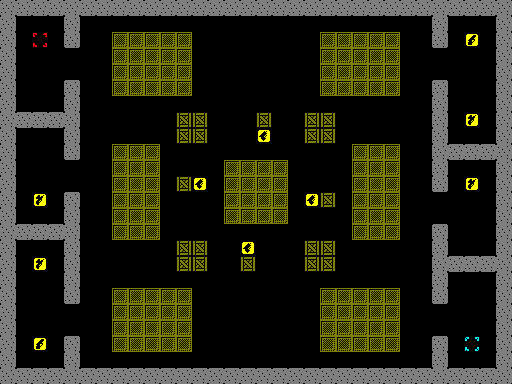

Rendered tile map (Tiled .tmx) drawn with the repository's tilesets; below, a short description and the map source with its tile grids summarised:
An orthogonal 32x24 tile map with 16x16 px tiles, 1 tile layer (tile_market), 12 hidden layers not drawn and 10 objects (10x hill).

<map version="1.0" tiledversion="1.0.3" orientation="orthogonal" renderorder="right-down" width="32" height="24" tilewidth="16" tileheight="16" nextobjectid="12">
 <tileset firstgid="1" name="pvp-tiled" tilewidth="16" tileheight="16" tilecount="96" columns="16">
  <image source="pvp-tiled.png" width="266" height="98" />
  <tile id="0">
   <properties>
    <property name="#stencil" value="#" />
   </properties>
  </tile>
  <tile id="1">
   <properties>
    <property name="#stencil" value="Z" />
   </properties>
  </tile>
  <tile id="2">
   <properties>
    <property name="#stencil" value="I" />
   </properties>
  </tile>
  <tile id="3">
   <properties>
    <property name="#stencil" value="-" />
   </properties>
  </tile>
  <tile id="4">
   <properties>
    <property name="#stencil" value="=" />
   </properties>
  </tile>
  <tile id="5">
   <properties>
    <property name="#stencil" value="A" />
   </properties>
  </tile>
  <tile id="6">
   <properties>
    <property name="#stencil" value="B" />
   </properties>
  </tile>
  <tile id="7">
   <properties>
    <property name="#stencil" value="C" />
   </properties>
  </tile>
  <tile id="8">
   <properties>
    <property name="#stencil" value="D" />
   </properties>
  </tile>
  <tile id="9">
   <properties>
    <property name="#stencil" value="O" />
   </properties>
  </tile>
  <tile id="10">
   <properties>
    <property name="#stencil" value="v" />
   </properties>
  </tile>
  <tile id="11">
   <properties>
    <property name="#stencil" value="^" />
   </properties>
  </tile>
  <tile id="12">
   <properties>
    <property name="#stencil" value="@" />
   </properties>
  </tile>
  <tile id="13">
   <properties>
    <property name="#stencil" value="X" />
   </properties>
  </tile>
  <tile id="14">
   <properties>
    <property name="#stencil" value="" />
   </properties>
  </tile>
  <tile id="15">
   <properties>
    <property name="#stencil" value="L" />
   </properties>
  </tile>
  <tile id="16">
   <properties>
    <property name="#stencil" value="" />
   </properties>
  </tile>
  <tile id="17">
   <properties>
    <property name="#stencil" value="a" />
   </properties>
  </tile>
  <tile id="18">
   <properties>
    <property name="#stencil" value="b" />
   </properties>
  </tile>
  <tile id="19">
   <properties>
    <property name="#stencil" value="c" />
   </properties>
  </tile>
  <tile id="20">
   <properties>
    <property name="#stencil" value="d" />
   </properties>
  </tile>
  <tile id="32">
   <properties>
    <property name="#stencil" value="1" />
   </properties>
  </tile>
  <tile id="33">
   <properties>
    <property name="#stencil" value="2" />
   </properties>
  </tile>
 </tileset>
 <layer name="wallpaper_diamonds" width="32" height="24" visible="0">
  <data>[768 cells, 768 non-empty, 1 distinct tile ids]</data>
 </layer>
 <layer name="wallpaper_dirt" width="32" height="24" visible="0">
  <data>[768 cells, 768 non-empty, 2 distinct tile ids]</data>
 </layer>
 <layer name="wallpaper_iron" width="32" height="24" visible="0">
  <data>[768 cells, 768 non-empty, 1 distinct tile ids]</data>
 </layer>
 <objectgroup name="scene_test" visible="0">
  <properties>
   <property name="#stencil" value="stencil_test" />
   <property name="#tile" value="tile_test" />
   <property name="mapWallpaper" value="&quot;diamonds&quot;" />
   <property name="set" value="{&quot;_&quot;:[&quot;stencil&quot;,&quot;stageModel&quot;]}" />
  </properties>
 </objectgroup>
 <layer name="tile_test" width="32" height="24" visible="0">
  <data>[768 cells, 182 non-empty, 21 distinct tile ids]</data>
 </layer>
 <objectgroup name="stencil_test" visible="0">
  <object id="4" name="hill" x="224" y="176" width="64" height="32" />
 </objectgroup>
 <objectgroup name="scene_storage" visible="0">
  <properties>
   <property name="#stencil" value="stencil_storage" />
   <property name="#tile" value="tile_storage" />
   <property name="mapSkin" value="1" />
   <property name="mapWallpaper" value="&quot;dirt&quot;" />
   <property name="set" value="{&quot;_&quot;:[&quot;stencil&quot;,&quot;stageModel&quot;]}" />
  </properties>
 </objectgroup>
 <layer name="tile_storage" width="32" height="24" visible="0">
  <data>[768 cells, 262 non-empty, 8 distinct tile ids]</data>
 </layer>
 <objectgroup name="stencil_storage" visible="0">
  <object id="1" name="hill" x="224" y="176" width="64" height="32" />
 </objectgroup>
 <objectgroup name="scene_office" visible="0">
  <properties>
   <property name="#stencil" value="stencil_office" />
   <property name="#tile" value="tile_office" />
   <property name="mapWallpaper" value="&quot;diamonds&quot;" />
   <property name="set" value="{&quot;_&quot;:[&quot;stencil&quot;,&quot;stageModel&quot;]}" />
  </properties>
 </objectgroup>
 <objectgroup name="stencil_office" visible="0">
  <object id="3" name="hill" x="224" y="176" width="64" height="32" />
 </objectgroup>
 <layer name="tile_office" width="32" height="24" visible="0">
  <data>[768 cells, 254 non-empty, 10 distinct tile ids]</data>
 </layer>
 <objectgroup name="scene_deck2d" visible="0">
  <properties>
   <property name="#stencil" value="stencil_deck2d" />
   <property name="#tile" value="tile_deck2d" />
   <property name="mapSkin" value="2" />
   <property name="mapWallpaper" value="&quot;iron&quot;" />
   <property name="set" value="{&quot;_&quot;:[&quot;stencil&quot;,&quot;stageModel&quot;]}" />
  </properties>
 </objectgroup>
 <layer name="tile_deck2d" width="32" height="24" visible="0">
  <data>[768 cells, 273 non-empty, 11 distinct tile ids]</data>
 </layer>
 <objectgroup name="stencil_deck2d" visible="0">
  <object id="5" name="hill" x="240" y="176" width="32" height="32" />
 </objectgroup>
 <objectgroup name="scene_twolands" visible="0">
  <properties>
   <property name="#stencil" value="stencil_twolands" />
   <property name="#tile" value="tile_twolands" />
   <property name="mapSkin" value="1" />
   <property name="mapWallpaper" value="&quot;dirt&quot;" />
   <property name="set" value="{&quot;_&quot;:[&quot;stencil&quot;,&quot;stageModel&quot;]}" />
  </properties>
 </objectgroup>
 <layer name="tile_twolands" width="32" height="24" visible="0">
  <data>[768 cells, 488 non-empty, 5 distinct tile ids]</data>
 </layer>
 <objectgroup name="stencil_twolands" visible="0">
  <object id="6" name="hill" x="240" y="176" width="32" height="32" />
 </objectgroup>
 <objectgroup name="scene_telluric" visible="0">
  <properties>
   <property name="#stencil" value="stencil_telluric" />
   <property name="#tile" value="tile_telluric" />
   <property name="mapWallpaper" value="&quot;dirt&quot;" />
   <property name="set" value="{&quot;_&quot;:[&quot;stencil&quot;,&quot;stageModel&quot;]}" />
  </properties>
 </objectgroup>
 <layer name="tile_telluric" width="32" height="24" visible="0">
  <data>[768 cells, 200 non-empty, 12 distinct tile ids]</data>
 </layer>
 <objectgroup name="stencil_telluric" visible="0">
  <object id="7" name="hill" x="240" y="176" width="32" height="32" />
 </objectgroup>
 <objectgroup name="scene_cogs" visible="0">
  <properties>
   <property name="#stencil" value="stencil_cogs" />
   <property name="#tile" value="tile_cogs" />
   <property name="mapSkin" value="1" />
   <property name="mapWallpaper" value="&quot;dirt&quot;" />
   <property name="set" value="{&quot;_&quot;:[&quot;stencil&quot;,&quot;stageModel&quot;]}" />
  </properties>
 </objectgroup>
 <layer name="tile_cogs" width="32" height="24" visible="0">
  <data>[768 cells, 171 non-empty, 8 distinct tile ids]</data>
 </layer>
 <objectgroup name="stencil_cogs" visible="0">
  <object id="8" name="hill" x="240" y="176" width="32" height="32" />
 </objectgroup>
 <objectgroup name="scene_drones" visible="0">
  <properties>
   <property name="#stencil" value="stencil_drones" />
   <property name="#tile" value="tile_drones" />
   <property name="mapSkin" value="2" />
   <property name="mapWallpaper" value="&quot;iron&quot;" />
   <property name="set" value="{&quot;_&quot;:[&quot;stencil&quot;,&quot;stageModel&quot;]}" />
  </properties>
 </objectgroup>
 <layer name="tile_drones" width="32" height="24" visible="0">
  <data>[768 cells, 228 non-empty, 9 distinct tile ids]</data>
 </layer>
 <objectgroup name="stencil_drones" visible="0">
  <object id="9" name="hill" x="240" y="176" width="32" height="32" />
 </objectgroup>
 <objectgroup name="scene_spikes" visible="0">
  <properties>
   <property name="#stencil" value="stencil_spikes" />
   <property name="#tile" value="tile_spikes" />
   <property name="mapSkin" value="2" />
   <property name="mapWallpaper" value="&quot;diamonds&quot;" />
   <property name="set" value="{&quot;_&quot;:[&quot;stencil&quot;,&quot;stageModel&quot;]}" />
  </properties>
 </objectgroup>
 <layer name="tile_spikes" width="32" height="24" visible="0">
  <data>[768 cells, 328 non-empty, 8 distinct tile ids]</data>
 </layer>
 <objectgroup name="stencil_spikes" visible="0">
  <object id="10" name="hill" x="240" y="176" width="32" height="32" />
 </objectgroup>
 <objectgroup name="stencil_market">
  <object id="11" name="hill" x="240" y="176" width="32" height="32" />
 </objectgroup>
 <layer name="tile_market" width="32" height="24">
  <data>[768 cells, 316 non-empty, 8 distinct tile ids]</data>
 </layer>
 <objectgroup name="scene_market">
  <properties>
   <property name="#stencil" value="stencil_market" />
   <property name="#tile" value="tile_market" />
   <property name="mapSkin" value="1" />
   <property name="mapWallpaper" value="&quot;dirt&quot;" />
   <property name="set" value="{&quot;_&quot;:[&quot;stencil&quot;,&quot;stageModel&quot;]}" />
  </properties>
 </objectgroup>
</map>
